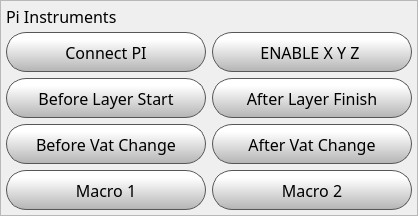
          <widget class="QFrame" name="piAutomation">
           <property name="minimumSize">
            <size>
             <width>0</width>
             <height>0</height>
            </size>
           </property>
           <property name="maximumSize">
            <size>
             <width>16777215</width>
             <height>500</height>
            </size>
           </property>
           <property name="font">
            <font>
             <pointsize>12</pointsize>
            </font>
           </property>
           <property name="frameShape">
            <enum>QFrame::StyledPanel</enum>
           </property>
           <property name="frameShadow">
            <enum>QFrame::Raised</enum>
           </property>
           <layout class="QGridLayout" name="gridLayout_5">
            <property name="leftMargin">
             <number>5</number>
            </property>
            <property name="topMargin">
             <number>5</number>
            </property>
            <property name="rightMargin">
             <number>5</number>
            </property>
            <property name="bottomMargin">
             <number>5</number>
            </property>
            <property name="horizontalSpacing">
             <number>6</number>
            </property>
            <item row="0" column="0">
             <widget class="QLabel" name="fileInfoLabel_8">
              <property name="maximumSize">
               <size>
                <width>16777215</width>
                <height>20</height>
               </size>
              </property>
              <property name="font">
               <font>
                <family>Gotham</family>
                <pointsize>12</pointsize>
                <bold>false</bold>
               </font>
              </property>
              <property name="styleSheet">
               <string notr="true"/>
              </property>
              <property name="text">
               <string>Pi Instruments</string>
              </property>
             </widget>
            </item>
            <item row="3" column="0">
             <widget class="QPushButton" name="piBeforeVatChange">
              <property name="minimumSize">
               <size>
                <width>200</width>
                <height>40</height>
               </size>
              </property>
              <property name="maximumSize">
               <size>
                <width>350</width>
                <height>40</height>
               </size>
              </property>
              <property name="font">
               <font>
                <family>Gotham</family>
                <pointsize>12</pointsize>
               </font>
              </property>
              <property name="styleSheet">
               <string notr="true">QPushButton {
    border: 1px solid rgb(87, 87, 87);

	background-color: qlineargradient(spread:pad, x1:0, y1:1, x2:0, y2:0.188, stop:0 rgba(180, 180, 180, 255), stop:1 rgba(255, 255, 255, 255));
border-radius:20px;
}

QPushButton:pressed {
    background-color: qlineargradient(x1: 0, y1: 0, x2: 0, y2: 1,
                                      stop: 0 #dadbde, stop: 1 #f6f7fa);
}

QPushButton:flat {
    border: none; /* no border for a flat push button */
}

QPushButton:default {
    border-color: navy; /* make the default button prominent */
}

QPushButton:focus {
	outline: none;
}</string>
              </property>
              <property name="text">
               <string>Before Vat Change</string>
              </property>
              <property name="iconSize">
               <size>
                <width>20</width>
                <height>20</height>
               </size>
              </property>
             </widget>
            </item>
            <item row="5" column="0">
             <widget class="QPushButton" name="Macro1Button">
              <property name="minimumSize">
               <size>
                <width>200</width>
                <height>40</height>
               </size>
              </property>
              <property name="maximumSize">
               <size>
                <width>500</width>
                <height>40</height>
               </size>
              </property>
              <property name="font">
               <font>
                <family>Gotham</family>
                <pointsize>12</pointsize>
               </font>
              </property>
              <property name="styleSheet">
               <string notr="true">QPushButton {
    border: 1px solid rgb(87, 87, 87);

	background-color: qlineargradient(spread:pad, x1:0, y1:1, x2:0, y2:0.188, stop:0 rgba(180, 180, 180, 255), stop:1 rgba(255, 255, 255, 255));
border-radius:20px;
}

QPushButton:pressed {
    background-color: qlineargradient(x1: 0, y1: 0, x2: 0, y2: 1,
                                      stop: 0 #dadbde, stop: 1 #f6f7fa);
}

QPushButton:flat {
    border: none; /* no border for a flat push button */
}

QPushButton:default {
    border-color: navy; /* make the default button prominent */
}

QPushButton:focus {
	outline: none;
}</string>
              </property>
              <property name="text">
               <string>Macro 1</string>
              </property>
              <property name="iconSize">
               <size>
                <width>20</width>
                <height>20</height>
               </size>
              </property>
             </widget>
            </item>
            <item row="2" column="1">
             <widget class="QPushButton" name="piAfterLayerStart">
              <property name="minimumSize">
               <size>
                <width>200</width>
                <height>40</height>
               </size>
              </property>
              <property name="maximumSize">
               <size>
                <width>500</width>
                <height>40</height>
               </size>
              </property>
              <property name="font">
               <font>
                <family>Gotham</family>
                <pointsize>12</pointsize>
               </font>
              </property>
              <property name="styleSheet">
               <string notr="true">QPushButton {
    border: 1px solid rgb(87, 87, 87);

	background-color: qlineargradient(spread:pad, x1:0, y1:1, x2:0, y2:0.188, stop:0 rgba(180, 180, 180, 255), stop:1 rgba(255, 255, 255, 255));
border-radius:20px;
}

QPushButton:pressed {
    background-color: qlineargradient(x1: 0, y1: 0, x2: 0, y2: 1,
                                      stop: 0 #dadbde, stop: 1 #f6f7fa);
}

QPushButton:flat {
    border: none; /* no border for a flat push button */
}

QPushButton:default {
    border-color: navy; /* make the default button prominent */
}

QPushButton:focus {
	outline: none;
}</string>
              </property>
              <property name="text">
               <string>After Layer Finish</string>
              </property>
              <property name="iconSize">
               <size>
                <width>20</width>
                <height>20</height>
               </size>
              </property>
             </widget>
            </item>
            <item row="1" column="0">
             <widget class="QPushButton" name="piConnect">
              <property name="minimumSize">
               <size>
                <width>200</width>
                <height>40</height>
               </size>
              </property>
              <property name="maximumSize">
               <size>
                <width>500</width>
                <height>40</height>
               </size>
              </property>
              <property name="font">
               <font>
                <family>Gotham</family>
                <pointsize>12</pointsize>
               </font>
              </property>
              <property name="styleSheet">
               <string notr="true">QPushButton {
    border: 1px solid rgb(87, 87, 87);

	background-color: qlineargradient(spread:pad, x1:0, y1:1, x2:0, y2:0.188, stop:0 rgba(180, 180, 180, 255), stop:1 rgba(255, 255, 255, 255));
border-radius:20px;
}

QPushButton:pressed {
    background-color: qlineargradient(x1: 0, y1: 0, x2: 0, y2: 1,
                                      stop: 0 #dadbde, stop: 1 #f6f7fa);
}

QPushButton:flat {
    border: none; /* no border for a flat push button */
}

QPushButton:default {
    border-color: navy; /* make the default button prominent */
}

QPushButton:focus {
	outline: none;
}</string>
              </property>
              <property name="text">
               <string>Connect PI</string>
              </property>
              <property name="iconSize">
               <size>
                <width>20</width>
                <height>20</height>
               </size>
              </property>
             </widget>
            </item>
            <item row="2" column="0">
             <widget class="QPushButton" name="piBeforeLayerStart">
              <property name="minimumSize">
               <size>
                <width>200</width>
                <height>40</height>
               </size>
              </property>
              <property name="maximumSize">
               <size>
                <width>350</width>
                <height>40</height>
               </size>
              </property>
              <property name="font">
               <font>
                <family>Gotham</family>
                <pointsize>12</pointsize>
               </font>
              </property>
              <property name="styleSheet">
               <string notr="true">QPushButton {
    border: 1px solid rgb(87, 87, 87);

	background-color: qlineargradient(spread:pad, x1:0, y1:1, x2:0, y2:0.188, stop:0 rgba(180, 180, 180, 255), stop:1 rgba(255, 255, 255, 255));
border-radius:20px;
}

QPushButton:pressed {
    background-color: qlineargradient(x1: 0, y1: 0, x2: 0, y2: 1,
                                      stop: 0 #dadbde, stop: 1 #f6f7fa);
}

QPushButton:flat {
    border: none; /* no border for a flat push button */
}

QPushButton:default {
    border-color: navy; /* make the default button prominent */
}

QPushButton:focus {
	outline: none;
}</string>
              </property>
              <property name="text">
               <string>Before Layer Start</string>
              </property>
              <property name="iconSize">
               <size>
                <width>20</width>
                <height>20</height>
               </size>
              </property>
             </widget>
            </item>
            <item row="3" column="1">
             <widget class="QPushButton" name="piAfterVatChange">
              <property name="minimumSize">
               <size>
                <width>200</width>
                <height>40</height>
               </size>
              </property>
              <property name="maximumSize">
               <size>
                <width>500</width>
                <height>40</height>
               </size>
              </property>
              <property name="font">
               <font>
                <family>Gotham</family>
                <pointsize>12</pointsize>
               </font>
              </property>
              <property name="styleSheet">
               <string notr="true">QPushButton {
    border: 1px solid rgb(87, 87, 87);

	background-color: qlineargradient(spread:pad, x1:0, y1:1, x2:0, y2:0.188, stop:0 rgba(180, 180, 180, 255), stop:1 rgba(255, 255, 255, 255));
border-radius:20px;
}

QPushButton:pressed {
    background-color: qlineargradient(x1: 0, y1: 0, x2: 0, y2: 1,
                                      stop: 0 #dadbde, stop: 1 #f6f7fa);
}

QPushButton:flat {
    border: none; /* no border for a flat push button */
}

QPushButton:default {
    border-color: navy; /* make the default button prominent */
}

QPushButton:focus {
	outline: none;
}</string>
              </property>
              <property name="text">
               <string>After Vat Change</string>
              </property>
              <property name="iconSize">
               <size>
                <width>20</width>
                <height>20</height>
               </size>
              </property>
             </widget>
            </item>
            <item row="5" column="1">
             <widget class="QPushButton" name="Macro2Button">
              <property name="minimumSize">
               <size>
                <width>200</width>
                <height>40</height>
               </size>
              </property>
              <property name="maximumSize">
               <size>
                <width>350</width>
                <height>40</height>
               </size>
              </property>
              <property name="font">
               <font>
                <family>Gotham</family>
                <pointsize>12</pointsize>
               </font>
              </property>
              <property name="styleSheet">
               <string notr="true">QPushButton {
    border: 1px solid rgb(87, 87, 87);

	background-color: qlineargradient(spread:pad, x1:0, y1:1, x2:0, y2:0.188, stop:0 rgba(180, 180, 180, 255), stop:1 rgba(255, 255, 255, 255));
border-radius:20px;
}

QPushButton:pressed {
    background-color: qlineargradient(x1: 0, y1: 0, x2: 0, y2: 1,
                                      stop: 0 #dadbde, stop: 1 #f6f7fa);
}

QPushButton:flat {
    border: none; /* no border for a flat push button */
}

QPushButton:default {
    border-color: navy; /* make the default button prominent */
}

QPushButton:focus {
	outline: none;
}</string>
              </property>
              <property name="text">
               <string>Macro 2</string>
              </property>
              <property name="iconSize">
               <size>
                <width>20</width>
                <height>20</height>
               </size>
              </property>
             </widget>
            </item>
            <item row="1" column="1">
             <widget class="QPushButton" name="piEnableButton">
              <property name="minimumSize">
               <size>
                <width>200</width>
                <height>40</height>
               </size>
              </property>
              <property name="maximumSize">
               <size>
                <width>350</width>
                <height>40</height>
               </size>
              </property>
              <property name="font">
               <font>
                <family>Gotham</family>
                <pointsize>12</pointsize>
               </font>
              </property>
              <property name="styleSheet">
               <string notr="true">QPushButton {
    border: 1px solid rgb(87, 87, 87);

	background-color: qlineargradient(spread:pad, x1:0, y1:1, x2:0, y2:0.188, stop:0 rgba(180, 180, 180, 255), stop:1 rgba(255, 255, 255, 255));
border-radius:20px;
}

QPushButton:pressed {
    background-color: qlineargradient(x1: 0, y1: 0, x2: 0, y2: 1,
                                      stop: 0 #dadbde, stop: 1 #f6f7fa);
}

QPushButton:flat {
    border: none; /* no border for a flat push button */
}

QPushButton:default {
    border-color: navy; /* make the default button prominent */
}

QPushButton:focus {
	outline: none;
}</string>
              </property>
              <property name="text">
               <string>ENABLE X Y Z </string>
              </property>
              <property name="iconSize">
               <size>
                <width>20</width>
                <height>20</height>
               </size>
              </property>
             </widget>
            </item>
           </layout>
          </widget>
